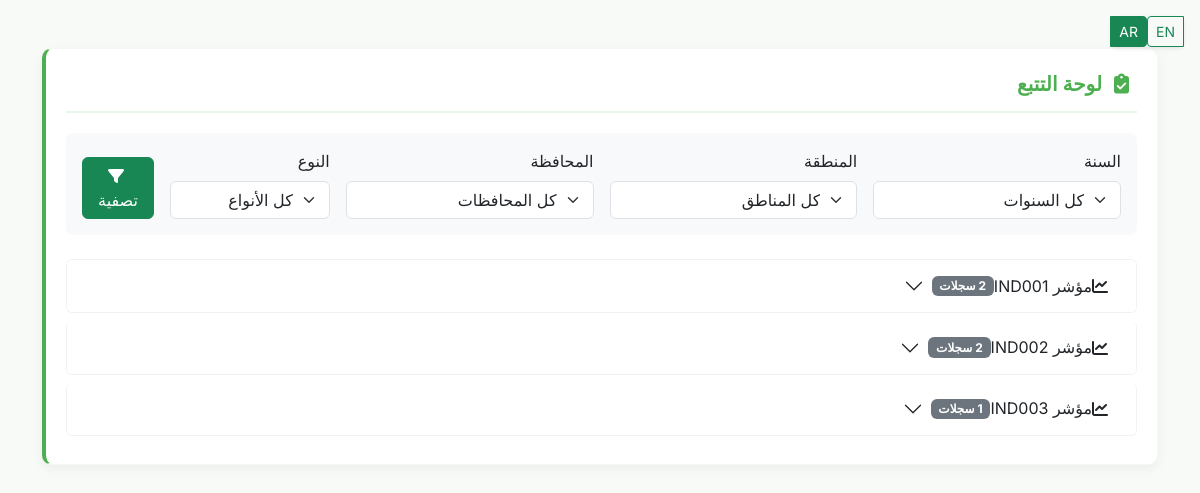
The app's page /tracking/?lang=ar with its own data.
### models.py (models this page shows)
class IndicatorValue(Base):
    __tablename__ = "indicator_values"
    record_id = Column(Integer, primary_key=True, index=True, autoincrement=True)
    indicator_id = Column(String, ForeignKey("indicators.id"))
    year = Column(Integer)
    region = Column(Text, nullable=True)
    province = Column(Text, nullable=True)
    gender = Column(Text, nullable=True)
    value = Column(Text, nullable=True)
    unit = Column(Text, nullable=True)
    source = Column(Text, nullable=True)
    last_updated = Column(DateTime, server_default=func.now(), onupdate=func.now())
    tracking_status = Column(Text, nullable=True)
    tracking_message = Column(Text, nullable=True)
    imported_by = Column(String, nullable=True)
    imported_at = Column(DateTime, server_default=func.now())

### main.py (the view)
@app.get("/tracking/", response_class=HTMLResponse)
def tracking_dashboard(
    request: Request,
    db: Session = Depends(get_db),
    year: Optional[int] = Query(None),
    region: Optional[str] = Query(None),
    province: Optional[str] = Query(None),
    gender: Optional[str] = Query(None),
):
    query = db.query(IndicatorValue).filter(IndicatorValue.tracking_status.isnot(None))
    if year:
        query = query.filter(IndicatorValue.year == year)
    if region:
        query = query.filter(IndicatorValue.region == region)
    if province:
        query = query.filter(IndicatorValue.province == province)
    if gender:
        query = query.filter(IndicatorValue.gender == gender)
    values = query.order_by(IndicatorValue.year.desc()).all()
    tracking_by_indicator = {}
    for value in values:
        tracking_by_indicator.setdefault(value.indicator_id, []).append(value)
    filter_query = db.query(
        IndicatorValue.year,
        IndicatorValue.region,
        IndicatorValue.province,
        IndicatorValue.gender
    ).filter(IndicatorValue.tracking_status.isnot(None)).distinct()
    filter_results = filter_query.all()
    filter_years = sorted({r.year for r in filter_results if r.year}, reverse=True)
    filter_regions = sorted({r.region for r in filter_results if r.region})
    filter_provinces = sorted({r.province for r in filter_results if r.province})
    filter_genders = sorted({r.gender for r in filter_results if r.gender})
    return templates.TemplateResponse("tracking.html", {
        "request": request,
        "tracking_by_indicator": tracking_by_indicator,
        "filter_years": filter_years,
        "filter_regions": filter_regions,
        "filter_provinces": filter_provinces,
        "filter_genders": filter_genders,
        "selected_year": year,
        "selected_region": region,
        "selected_province": province,
        "selected_gender": gender,
        "lang": get_lang(request),
    })

### templates/tracking.html (shortened to what this page needs)
<!DOCTYPE html>
{% set current_lang = request.query_params.get('lang', lang if lang is defined else 'en') if request else (lang if lang is defined else 'en') %}
<html lang="{{ current_lang }}" dir="{{ 'rtl' if current_lang == 'ar' else 'ltr' }}">
<head>
    <link href="https://cdn.jsdelivr.net/npm/bootstrap@5.3.0/dist/css/bootstrap.min.css" rel="stylesheet">
    <link rel="stylesheet" href="https://cdnjs.cloudflare.com/ajax/libs/font-awesome/6.4.0/css/all.min.css">
</head>
<body>
    <div class="position-fixed top-0 end-0 p-3" style="z-index: 10;">
        <div class="btn-group btn-group-sm shadow-sm" role="group">
            <a class="btn {% if current_lang == 'en' %}btn-success{% else %}btn-outline-success{% endif %}" href="?lang=en">EN</a>
            <a class="btn {% if current_lang == 'ar' %}btn-success{% else %}btn-outline-success{% endif %}" href="?lang=ar">AR</a>
        </div>
    </div>
    <div class="container pt-5">
        <div class="section-card">
            <div class="section-title">
                <i class="fas fa-clipboard-check me-2"></i>{{ 'لوحة التتبع' if current_lang == 'ar' else 'Tracking Dashboard' }}
            </div>
            <div class="filter-card">
                <form method="get" class="row g-3">
                    <div class="col-md-3">
                        <label for="year" class="form-label">{{ 'السنة' if current_lang == 'ar' else 'Year' }}</label>
                        <select class="form-select" name="year" id="year">
                            <option value="">{{ 'كل السنوات' if current_lang == 'ar' else 'All Years' }}</option>
                        </select>
                    </div>
                    <div class="col-md-3">
                        <label for="region" class="form-label">{{ 'المنطقة' if current_lang == 'ar' else 'Region' }}</label>
                        <select class="form-select" name="region" id="region">
                            <option value="">{{ 'كل المناطق' if current_lang == 'ar' else 'All Regions' }}</option>
                        </select>
                    </div>
                    <div class="col-md-3">
                        <label for="province" class="form-label">{{ 'المحافظة' if current_lang == 'ar' else 'Province' }}</label>
                        <select class="form-select" name="province" id="province">
                            <option value="">{{ 'كل المحافظات' if current_lang == 'ar' else 'All Provinces' }}</option>
                        </select>
                    </div>
                    <div class="col-md-2">
                        <label for="gender" class="form-label">{{ 'النوع' if current_lang == 'ar' else 'Gender' }}</label>
                        <select class="form-select" name="gender" id="gender">
                            <option value="">{{ 'كل الأنواع' if current_lang == 'ar' else 'All Genders' }}</option>
                        </select>
                    </div>
                    <div class="col-md-1 d-flex align-items-end">
                        <button type="submit" class="btn btn-success w-100">
                            <i class="fas fa-filter me-1"></i> {{ 'تصفية' if current_lang == 'ar' else 'Filter' }}
                        </button>
                    </div>
                </form>
            </div>
            <div class="accordion" id="trackingAccordion">
                {% for indicator_id, records in tracking_by_indicator.items() %}
                <div class="accordion-item">
                    <h2 class="accordion-header" id="heading-{{ loop.index }}">
                        <button class="accordion-button collapsed" type="button" data-bs-toggle="collapse"
                                data-bs-target="#collapse-{{ loop.index }}" aria-expanded="false"
                                aria-controls="collapse-{{ loop.index }}">
                            <i class="fas fa-chart-line me-2"></i>{{ 'مؤشر' if current_lang == 'ar' else 'Indicator' }} {{ indicator_id }}
                            <span class="badge bg-secondary ms-2">{{ records|length }} {{ 'سجلات' if current_lang == 'ar' else 'records' }}</span>
                        </button>
                    </h2>
                </div>
                {% endfor %}
            </div>
        </div>
    </div>
</body>
</html>

### templates/tracking.html (style rules this page uses)
:root { --primary-green: #4CAF50; --light-green: #E8F5E9; --dark-green: #388E3C; --accent-green: #81C784; }
body { background-color: #f8faf8; font-family: 'Inter', 'Segoe UI', Tahoma, Geneva, Verdana, sans-serif; }
.section-card { background-color: white; border-radius: 10px; padding: 1.25rem; box-shadow: 0 4px 12px rgba(0, 0, 0, 0.05); margin-bottom: 1.5rem; border: 1px solid rgba(0, 0, 0, 0.03); transition: transform 0.3s ease, box-shadow 0.3s ease; border-left: 4px solid var(--primary-green); }
.section-title { font-weight: 600; font-size: 1.25rem; margin-bottom: 1.25rem; color: var(--primary-green); display: flex; align-items: center; gap: 0.75rem; padding-bottom: 0.75rem; border-bottom: 2px solid var(--light-green); }
.accordion-item { border-radius: 6px !important; overflow: hidden; margin-bottom: 0.5rem; border: 1px solid rgba(0, 0, 0, 0.05); }
.filter-card { background-color: #f8f9fa; border-radius: 8px; padding: 1rem; margin-bottom: 1.5rem; }

### records on screen
IndicatorValue: value "مؤشر", indicator "IND001", value "سجلات"
IndicatorValue: value "مؤشر", indicator "IND002", value "سجلات"
IndicatorValue: value "مؤشر", indicator "IND003", value "سجلات"

### other values on screen
{{ 'لوحة التتبع' if current_lang == 'ar' else 'Tracking Dashboard' }} "لوحة التتبع"
{{ 'السنة' if current_lang == 'ar' else 'Year' }} "السنة"
{{ 'المنطقة' if current_lang == 'ar' else 'Region' }} "المنطقة"
{{ 'المحافظة' if current_lang == 'ar' else 'Province' }} "المحافظة"
{{ 'النوع' if current_lang == 'ar' else 'Gender' }} "النوع"
{{ 'تصفية' if current_lang == 'ar' else 'Filter' }} "تصفية"
form field year "كل السنوات"
form field region "كل المناطق"
form field province "كل المحافظات"
form field gender "كل الأنواع"
